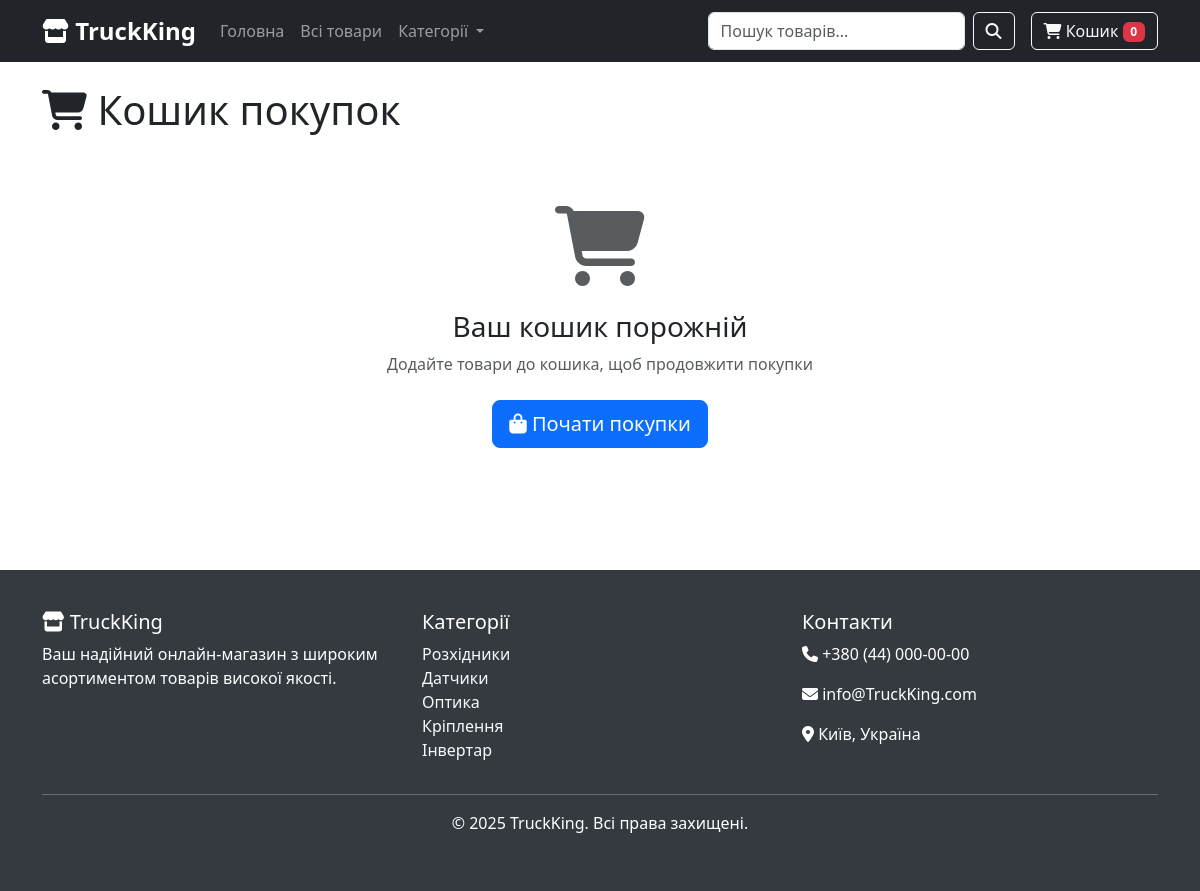
The page /cart on the database its author committed.
### tables this page shows
CREATE TABLE categories (
                id INTEGER PRIMARY KEY AUTOINCREMENT,
                name TEXT NOT NULL UNIQUE,
                description TEXT
            );

### app.py (the view)
@app.route("/cart")
def cart():
    session_id = get_session_id()
    cart_items = db.get_cart_items(session_id)
    cart_total = db.get_cart_total(session_id)
    return render_template("cart.html",
                           cart_items=cart_items,
                           cart_total=cart_total)

### app.py (called while the page is built)
def get_session_id():
    if 'session_id' not in session:
        session['session_id'] = str(uuid.uuid4())
    return session['session_id']

@app.context_processor
def inject_categories():
    return dict(categories=db.get_all_categories())

@app.context_processor
def inject_cart_count():
    session_id = get_session_id()
    cart_count = db.get_cart_count(session_id)
    return dict(cart_count=cart_count)

### data_module.py (called while the page is built)
def connect():
    return sqlite3.connect(DB_NAME)

def get_all_categories():
    with connect() as conn:
        cur = conn.cursor()
        cur.execute('SELECT * FROM categories')
        return cur.fetchall()

def get_cart_items(session_id):
    with connect() as conn:
        cur = conn.cursor()
        cur.execute('''
            SELECT c.id, c.product_id, c.quantity, p.name, p.price, p.description,
                   (c.quantity * p.price) as total_price
            FROM cart c
            JOIN products p ON c.product_id = p.id
            WHERE c.session_id = ?
            ORDER BY c.created_at DESC
        ''', (session_id,))
        return cur.fetchall()

def get_cart_count(session_id):
    with connect() as conn:
        cur = conn.cursor()
        cur.execute('SELECT SUM(quantity) FROM cart WHERE session_id = ?', (session_id,))
        result = cur.fetchone()
        return result[0] if result[0] else 0

def get_cart_total(session_id):
    with connect() as conn:
        cur = conn.cursor()
        cur.execute('''
            SELECT SUM(c.quantity * p.price)
            FROM cart c
            JOIN products p ON c.product_id = p.id
            WHERE c.session_id = ?
        ''', (session_id,))
        result = cur.fetchone()
        return result[0] if result[0] else 0

### templates/cart.html (shortened to what this page needs)
{% extends "base.html" %}
{% block content %}
<div class="container py-4">
    <h1 class="mb-4"><i class="fas fa-shopping-cart"></i> Кошик покупок</h1>
    {% if cart_items %}
    <div class="row">
        <div class="col-lg-8">
            <div class="card">
                <div class="card-body">
                    {% for item in cart_items %}
                    <div class="row align-items-center border-bottom py-3" data-product-id="{{ item[1] }}">
                        <div class="col-md-2">
                            <div class="bg-light d-flex align-items-center justify-content-center" style="height: 80px; width: 80px;">
                                <i class="fas fa-image text-muted"></i>
                            </div>
                        </div>
                        <div class="col-md-4">
                            <h6 class="mb-1">{{ item[3] }}</h6>
                            <p class="text-muted mb-0 small">{{ item[5][:50] + '...' if item[5] and item[5]|length > 50 else (item[5] or '') }}</p>
                        </div>
                        <div class="col-md-2">
                            <span class="fw-bold">{{ item[4] }} ₴</span>
                        </div>
                        <div class="col-md-2">
                            <div class="input-group input-group-sm">
                                <button class="btn btn-outline-secondary quantity-btn" type="button" data-action="decrease">-</button>
                                <input type="number" class="form-control text-center quantity-input" value="{{ item[2] }}" min="1" max="99">
                                <button class="btn btn-outline-secondary quantity-btn" type="button" data-action="increase">+</button>
                            </div>
                        </div>
                        <div class="col-md-1">
                            <span class="fw-bold item-total">{{ item[6] }} ₴</span>
                        </div>
                        <div class="col-md-1">
                            <button class="btn btn-outline-danger btn-sm remove-item" title="Видалити">
                                <i class="fas fa-trash"></i>
                            </button>
                        </div>
                    </div>
                    {% endfor %}
                </div>
            </div>
            <div class="mt-3">
                <a href="{{ url_for('products') }}" class="btn btn-outline-primary">
                    <i class="fas fa-arrow-left"></i> Продовжити покупки
                </a>
                <button class="btn btn-outline-secondary ms-2" onclick="clearCart()">
                    <i class="fas fa-trash"></i> Очистити кошик
                </button>
            </div>
        </div>
        <div class="col-lg-4">
            <div class="card">
                <div class="card-header">
                    <h5 class="mb-0">Підсумок замовлення</h5>
                </div>
                <div class="card-body">
                    <div class="d-flex justify-content-between mb-2">
                        <span>Товарів у кошику:</span>
                        <span id="cart-count">{{ cart_items|length }}</span>
                    </div>
                    <div class="d-flex justify-content-between mb-2">
                        <span>Вартість товарів:</span>
                        <span id="subtotal">{{ total }} ₴</span>
                    </div>
                    <div class="d-flex justify-content-between mb-2">
                        <span>Доставка:</span>
                        <span id="delivery-cost">
                            {{ 'Безкоштовно' if total >= 1000 else '150 ₴' }}
                        </span>
                    </div>
                    <hr>
                    <div class="d-flex justify-content-between mb-3">
                        <strong>До сплати:</strong>
                        <strong id="total-cost">{{ total + (0 if total >= 1000 else 150) }} ₴</strong>
                    </div>
                    <a href="{{ url_for('checkout') }}" class="btn btn-success w-100 btn-lg">
                        <i class="fas fa-credit-card"></i> Оформити замовлення
                    </a>
                </div>
            </div>
            <div class="card mt-3">
                <div class="card-body">
                    <h6>Промокод</h6>
                    <div class="input-group">
                        <input type="text" class="form-control" placeholder="Введіть промокод" id="promo-code">
                        <button class="btn btn-outline-primary" onclick="applyPromoCode()">Застосувати</button>
                    </div>
                </div>
            </div>
        </div>
    </div>
    {% else %}
    <div class="text-center py-5">
        <div class="mb-4">
            <i class="fas fa-shopping-cart fa-5x text-muted"></i>
        </div>
        <h3>Ваш кошик порожній</h3>
        <p class="text-muted mb-4">Додайте товари до кошика, щоб продовжити покупки</p>
        <a href="{{ url_for('products') }}" class="btn btn-primary btn-lg">
            <i class="fas fa-shopping-bag"></i> Почати покупки
        </a>
    </div>
    {% endif %}
</div>
{% endblock %}

### templates/base.html (shortened to what this page needs)
<!DOCTYPE html>
<html lang="uk">
<head>
    <link href="https://cdnjs.cloudflare.com/ajax/libs/bootstrap/5.3.0/css/bootstrap.min.css" rel="stylesheet">
    <link href="https://cdnjs.cloudflare.com/ajax/libs/font-awesome/6.4.0/css/all.min.css" rel="stylesheet">
</head>
<body>
    <nav class="navbar navbar-expand-lg navbar-dark bg-dark sticky-top">
        <div class="container">
            <a class="navbar-brand" href="{{ url_for('mainlink') }}">
                <i class="fas fa-store"></i> TruckKing
            </a>
            <div class="collapse navbar-collapse" id="navbarNav">
                <ul class="navbar-nav me-auto">
                    <li class="nav-item">
                        <a class="nav-link" href="{{ url_for('mainlink') }}">Головна</a>
                    </li>
                    <li class="nav-item">
                        <a class="nav-link" href="{{ url_for('products') }}">Всі товари</a>
                    </li>
                    <li class="nav-item dropdown">
                        <a class="nav-link dropdown-toggle" href="#" role="button" data-bs-toggle="dropdown">
                            Категорії
                        </a>
                    </li>
                </ul>
                <form class="d-flex me-3" method="GET" action="{{ url_for('search') }}">
                    <input class="form-control me-2" type="search" name="q" placeholder="Пошук товарів..." aria-label="Search">
                    <button class="btn btn-outline-light" type="submit">
                        <i class="fas fa-search"></i>
                    </button>
                </form>
                <div class="d-flex">
                    <a href="#" class="btn btn-outline-light">
                        <i class="fas fa-shopping-cart"></i> Кошик <span class="badge bg-danger">0</span>
                    </a>
                </div>
            </div>
        </div>
    </nav>
    <main>
        {% block content %}{% endblock %}
    </main>
    <footer class="footer">
        <div class="container">
            <div class="row">
                <div class="col-md-4">
                    <h5><i class="fas fa-store"></i> TruckKing</h5>
                    <p>Ваш надійний онлайн-магазин з широким асортиментом товарів високої якості.</p>
                </div>
                <div class="col-md-4">
                    <h5>Категорії</h5>
                    <ul class="list-unstyled">
                        {% if categories %}
                            {% for category in categories[:5] %}
                            <li><a href="{{ url_for('category_products', category_id=category[0]) }}" class="text-light text-decoration-none">{{ category[1] }}</a></li>
                            {% endfor %}
                        {% endif %}
                    </ul>
                </div>
                <div class="col-md-4">
                    <h5>Контакти</h5>
                    <p><i class="fas fa-phone"></i> +380 (44) 000-00-00</p>
                    <p><i class="fas fa-envelope"></i> info@TruckKing.com</p>
                    <p><i class="fas fa-map-marker-alt"></i> Київ, Україна</p>
                </div>
            </div>
            <hr>
            <div class="text-center">
                <p>&copy; 2025 TruckKing. Всі права захищені.</p>
            </div>
        </div>
    </footer>
</body>
</html>

### templates/base.html (style rules this page uses)
.navbar-brand { font-weight: bold; font-size: 1.5rem; }
.footer { background: #343a40; color: white; padding: 40px 0; margin-top: 50px; }

### rows shown on the page
categories: name "Розхідники"
categories: name "Датчики"
categories: name "Оптика"
categories: name "Кріплення"
categories: name "Інвертар"
